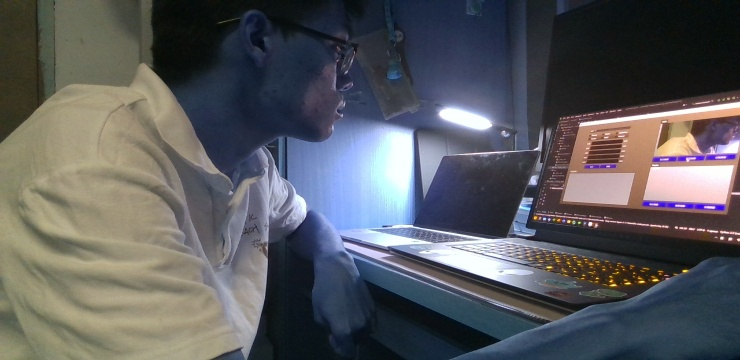
#> input picture img/img-general-2022-06-09_01-00-37.jpg, 740 x 360 px
$ python -i feature_util.py   (imports and definitions only)   (older library calls are emulated)
#> lines starting #> are read from the running program, lines starting #| are printed output that depends on the picture; after the words box and inside, x2 and y2 are one past the last pixel; in counts of white or black regions, pixels touching at a corner belong together
#> further down, picture is the input picture: shape (360, 740, 3); mean B, G, R 94.2, 90.4, 89.5
import cv2
import numpy as np


class FeatureUtils(object):

    # [20 lines left out: functions canny, sobel, laplacian, not called in this run]

    def harris(self, img):
        imgray = cv2.cvtColor(img, cv2.COLOR_BGR2GRAY)
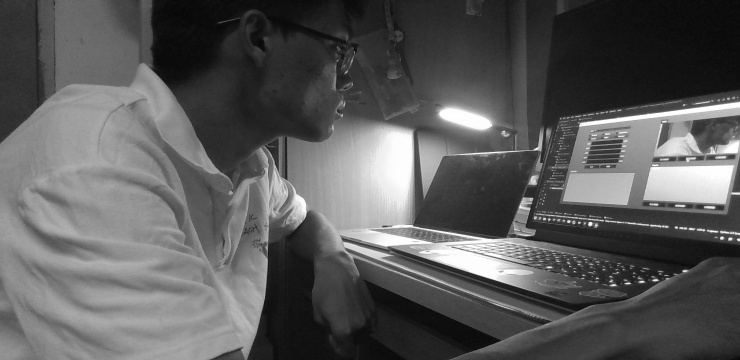
#> imgray: shape (360, 740); min 7, max 255, mean 90.6
        gray = np.float32(imgray)
        dst = cv2.cornerHarris(gray, 8, 3, 0.04)
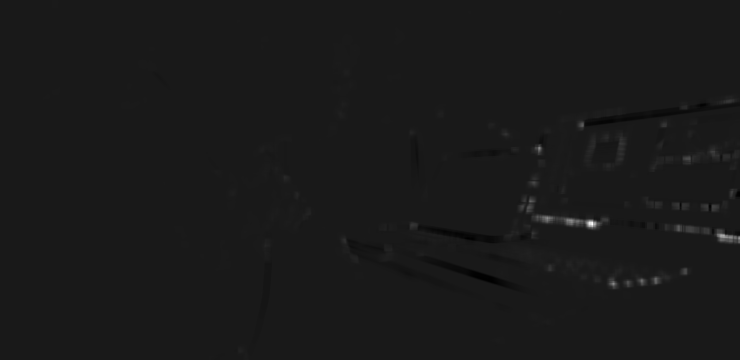
#> dst: shape (360, 740) float32; min -3415332, max 30185302, mean 43844.6; drawn with min black and max white
        dst = cv2.dilate(dst, None)
        ret, dst = cv2.threshold(dst, 0.005 * dst.max(), 255, 0)
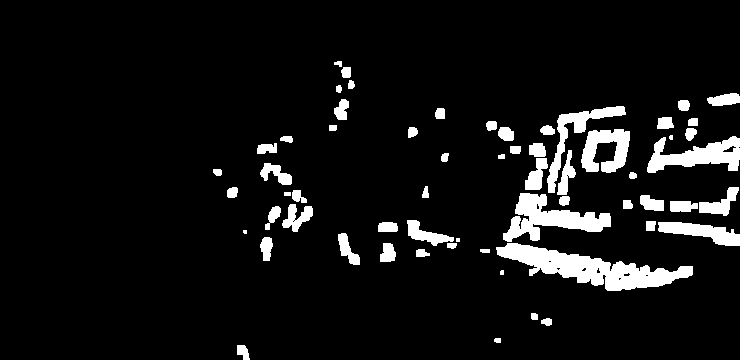
#> dst: shape (360, 740) float32; 7.5% white; 61 white regions (4 under 20 px), largest, box (x1, y1, x2, y2) and area: (496, 243, 693, 291) 3993, (503, 193, 611, 242) 2364, (647, 136, 740, 173) 1794
#> ret = 150926.5
        dst = np.uint8(dst)
        ret, labels, stats, centroids = cv2.connectedComponentsWithStats(dst)
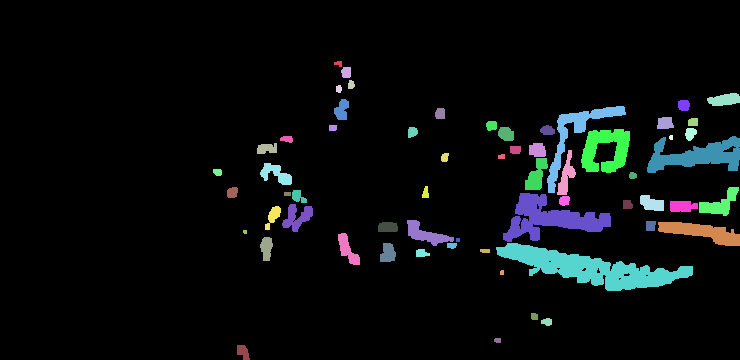
#> labels: shape (360, 740) int32; 62 distinct labels, from 0 to 61; one colour per label, 0 black
#> ret = 62; stats = 62 rows, first 6: [0, 0, 740, 360, 246454], [334, 61, 8, 6, 35], [341, 67, 10, 11, 98], [348, 80, 7, 9, 51], [336, 85, 6, 8, 40], [707, 93, 33, 13, 316]; centroids = 62 pairs, first value 217.2 to 724.1, second value 63.14 to 351.5
        criteria = (cv2.TERM_CRITERIA_EPS + cv2.TERM_CRITERIA_MAX_ITER, 100, 0.001)
        corners = cv2.cornerSubPix(gray, np.float32(centroids), (5, 5), (-1, -1), criteria)
#> corners = 62 pairs, first value 221.1 to 727.8, second value 60.72 to 347.2
        res = np.hstack((centroids, corners))
#> res = 62 rows, first 6: [354.6, 177.8, 352.5, 181.2], [338.1, 63.14, 337.7, 60.72], [345.9, 71.96, 344.9, 72.66], [350.7, 84.31, 352.5, 82.45], [338.4, 88.5, 335.6, 89.89], [724.1, 99.34, 727.8, 102.6]
        res = np.int0(res)
#> res = 62 rows, first 6: [354, 177, 352, 181], [338, 63, 337, 60], [345, 71, 344, 72], [350, 84, 352, 82], [338, 88, 335, 89], [724, 99, 727, 102]
        for i in res:
            x1, y1, x2, y2 = i.ravel()
            # cv2.circle(img, (x1, y1), 3, 255, -1)
            cv2.circle(img, (x2, y2), 3, (0, 255, 0), -1)
#> this loop made 62 passes
#> (x1, y1, x2, y2) on passes 1 to 12: (354, 177, 352, 181), (338, 63, 337, 60), (345, 71, 344, 72), (350, 84, 352, 82), (338, 88, 335, 89), (724, 99, 727, 102), (341, 109, 341, 109), (683, 104, 682, 109), (575, 134, 576, 134), (439, 113, 437, 112), (664, 122, 662, 120), (692, 121, 693, 119)
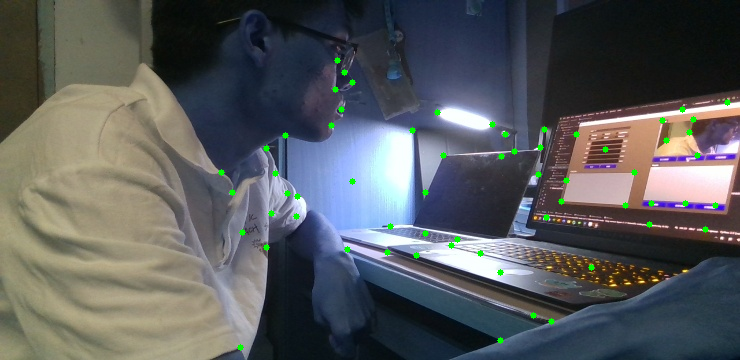
#> img: shape (360, 740, 3); 0.67% of pixels changed, all inside (x1, y1, x2, y2) = (218, 57, 731, 351)
        image = img[:, :, ::-1]
        image = image.copy()
        image = cv2.cvtColor(image, cv2.COLOR_BGR2RGB)
        return image

    # [47 lines left out: functions fast, tomasi, hough_detection, hough_detection, not called in this run]

>>> import cv2
>>> picture = cv2.imread('../img/img-general-2022-06-09_01-00-37.jpg')
>>> result = FeatureUtils().harris(picture)

$ run again, on img/img-general-2022-06-09_01-04-15.jpg
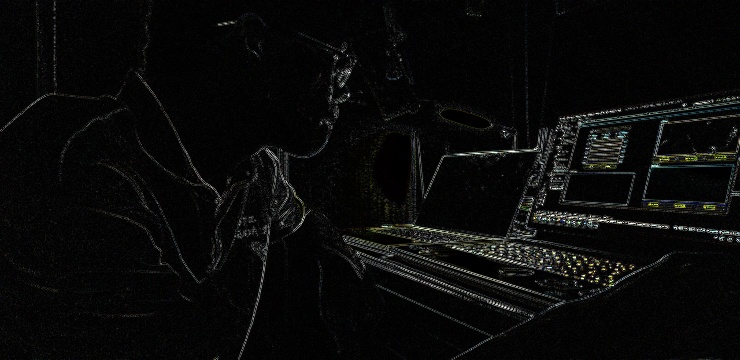
#> input picture img/img-general-2022-06-09_01-04-15.jpg, 740 x 360 px
#> picture is the input picture: shape (360, 740, 3); mean B, G, R 9.6, 10.1, 9.8
#> in harris, `ret, dst = cv2.threshold(dst, 0.005 * dst.max(), 255, 0)`:
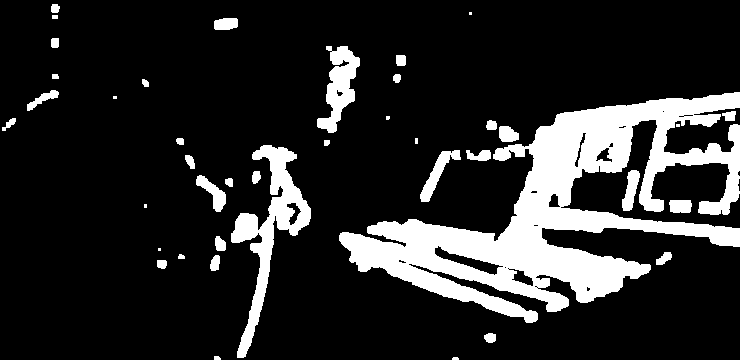
#> dst: shape (360, 740) float32; 16.3% white; 41 white regions (8 under 20 px), largest, box (x1, y1, x2, y2) and area: (339, 92, 740, 323) 32549, (231, 145, 311, 358) 4629, (317, 46, 360, 133) 1791
#> in harris, `ret, dst = cv2.threshold(dst, 0.005 * dst.max(), 255, 0)`: ret = 115683.8
#> labels: shape (360, 740) int32; 42 distinct labels, from 0 to 41
#> in harris, `ret, labels, stats, centroids = cv2.connectedComponentsWithStats(dst)`: ret = 42; stats = 42 rows, first 6: [0, 0, 740, 360, 222924], [51, 4, 9, 9, 69], [469, 12, 3, 3, 9], [52, 15, 6, 4, 24], [214, 18, 24, 12, 257], [51, 38, 8, 10, 77]; centroids = 42 pairs, first value 8.99 to 729.3, second value 8.04 to 358.1
#> corners = 42 pairs, first value 8.8 to 727.7, second value 8.6 to 357.7
#> in harris, `res = np.hstack((centroids, corners))`: res = 42 rows, first 6: [344, 175, 344, 175], [54.7, 8.04, 54.32, 8.6], [470, 13, 467.1, 13.48], [54.5, 16.5, 53.82, 17.15], [225.5, 23.52, 224.8, 23.26], [54.55, 42.44, 54.15, 44.2]
#> in harris, `res = np.int0(res)`: res = 42 rows, first 6: [344, 174, 344, 174], [54, 8, 54, 8], [470, 13, 467, 13], [54, 16, 53, 17], [225, 23, 224, 23], [54, 42, 54, 44]
#> the loop in harris, `for i in res:` made 42 passes
#> after the loop in harris, `for i in res:`:
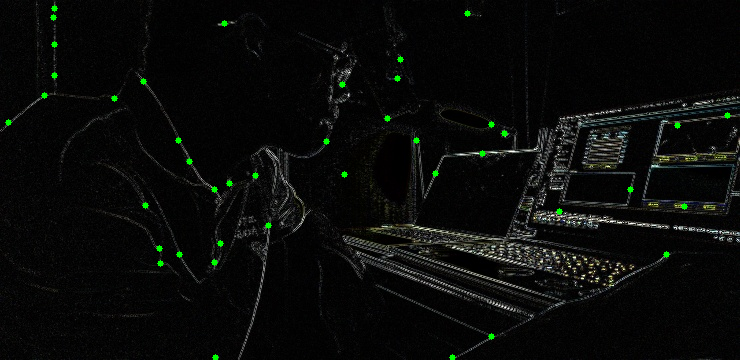
#> img: shape (360, 740, 3); 0.46% of pixels changed, all inside (x1, y1, x2, y2) = (5, 5, 731, 360)

$ run again, on img/img-general-2022-06-09_01-04-33.jpg
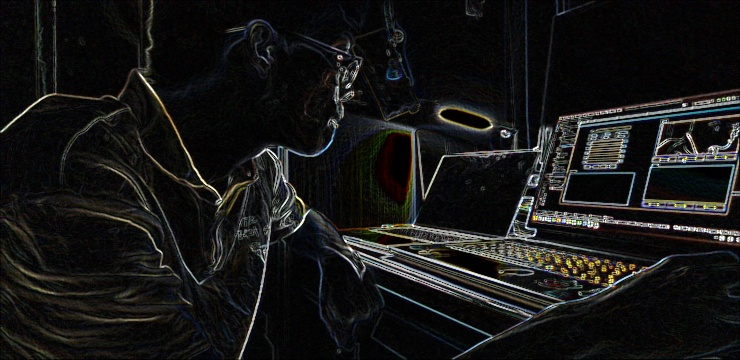
#> input picture img/img-general-2022-06-09_01-04-33.jpg, 740 x 360 px
#> picture is the input picture: shape (360, 740, 3); mean B, G, R 22.6, 23.3, 23.4
#> in harris, `ret, dst = cv2.threshold(dst, 0.005 * dst.max(), 255, 0)`:
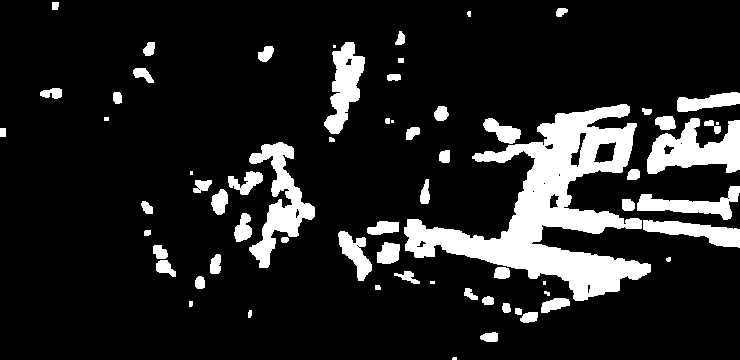
#> dst: shape (360, 740) float32; 13.8% white; 67 white regions (7 under 20 px), largest, box (x1, y1, x2, y2) and area: (404, 104, 651, 301) 17002, (249, 142, 315, 268) 3065, (647, 118, 740, 174) 2988
#> in harris, `ret, dst = cv2.threshold(dst, 0.005 * dst.max(), 255, 0)`: ret = 359562.8
#> labels: shape (360, 740) int32; 68 distinct labels, from 0 to 67
#> in harris, `ret, labels, stats, centroids = cv2.connectedComponentsWithStats(dst)`: ret = 68; stats = 68 rows, first 6: [0, 0, 740, 360, 229687], [52, 2, 7, 8, 53], [556, 8, 12, 9, 80], [467, 11, 4, 6, 21], [395, 31, 10, 14, 95], [143, 42, 12, 14, 129]; centroids = 68 pairs, first value 2.5 to 717, second value 5.36 to 358.1
#> corners = 68 pairs, first value 0.193 to 717, second value 7.9 to 358.5
#> in harris, `res = np.hstack((centroids, corners))`: res = 68 rows, first 6: [348.4, 177.4, 348.4, 177.4], [54.83, 5.36, 54.3, 7.9], [560.8, 11.54, 556.3, 14.9], [468.7, 13.43, 465.8, 13.4], [400.1, 38.56, 401.7, 39.8], [149, 48.65, 145.5, 50.14]
#> in harris, `res = np.int0(res)`: res = 68 rows, first 6: [348, 177, 348, 177], [54, 5, 54, 7], [560, 11, 556, 14], [468, 13, 465, 13], [400, 38, 401, 39], [149, 48, 145, 50]
#> the loop in harris, `for i in res:` made 68 passes
#> after the loop in harris, `for i in res:`:
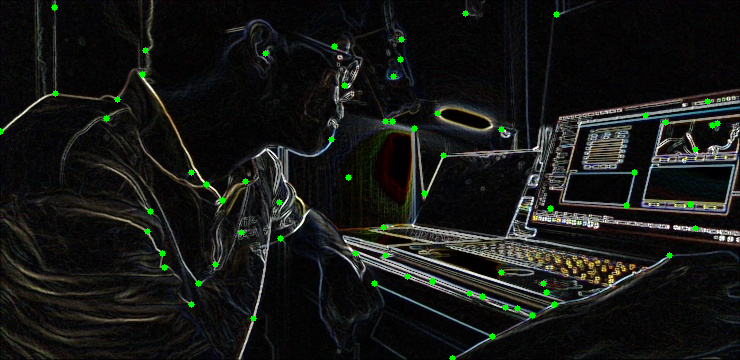
#> img: shape (360, 740, 3); 0.73% of pixels changed, all inside (x1, y1, x2, y2) = (0, 4, 721, 360)
